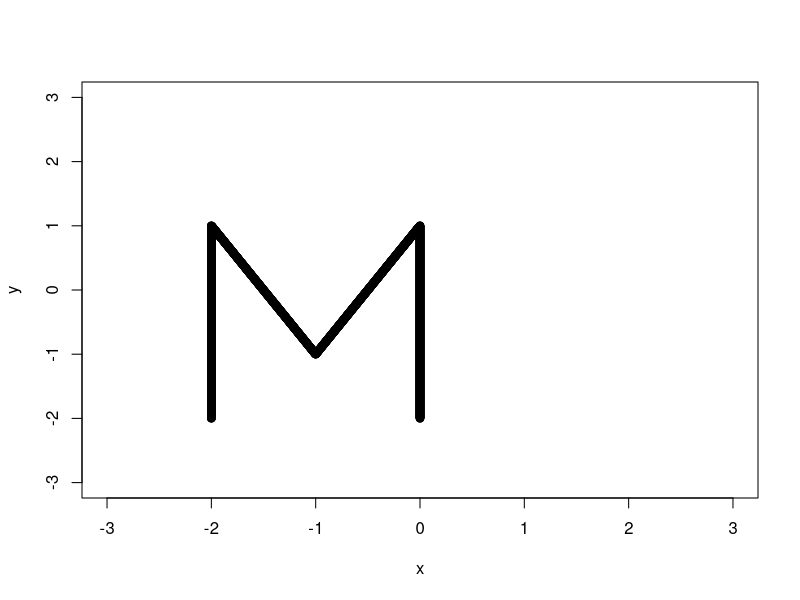
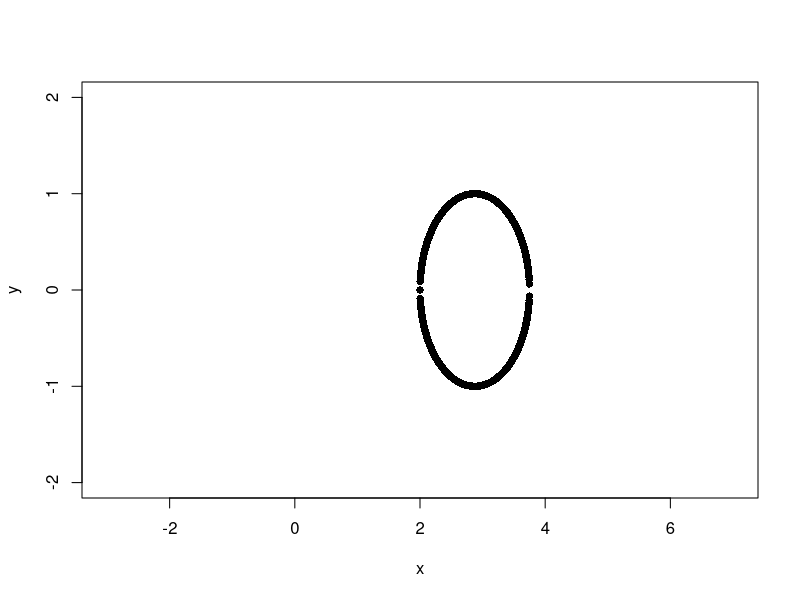
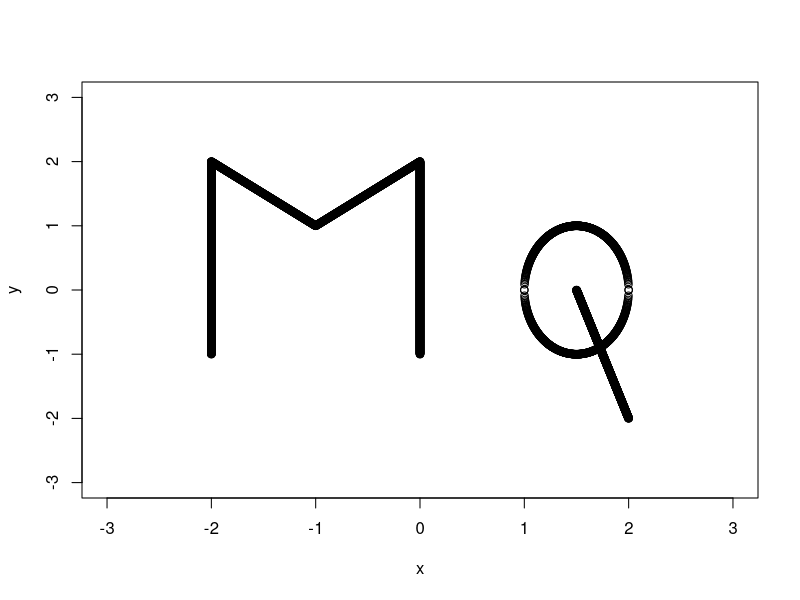
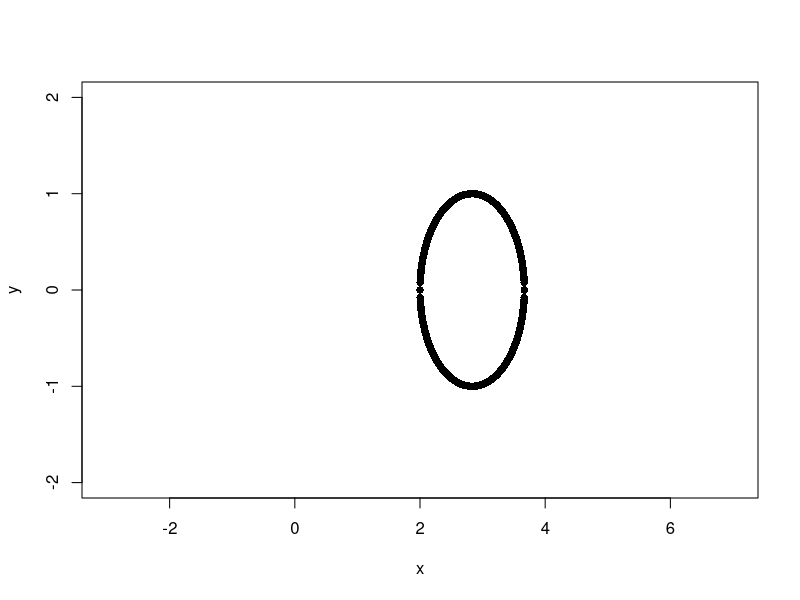
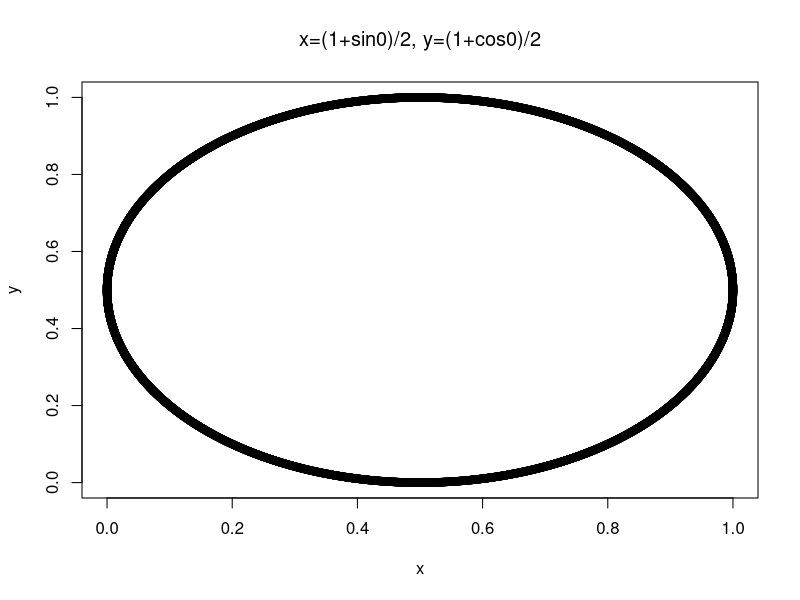
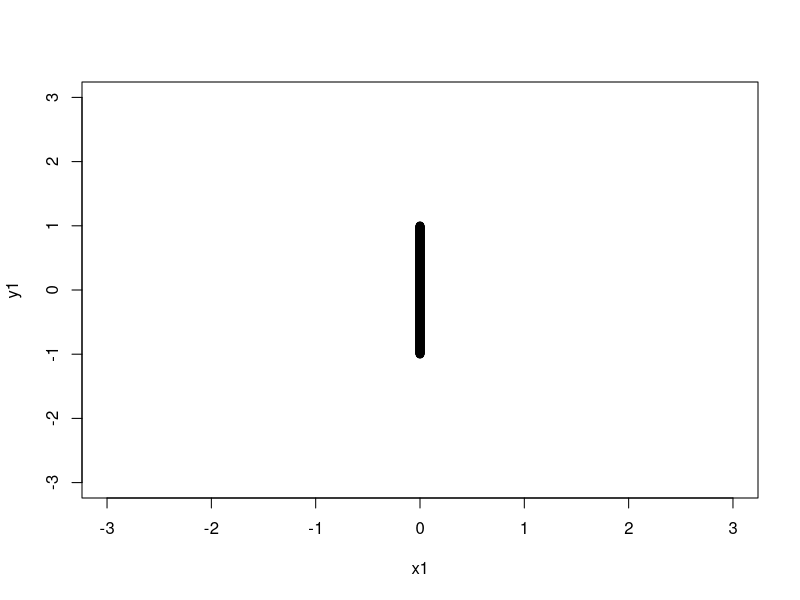
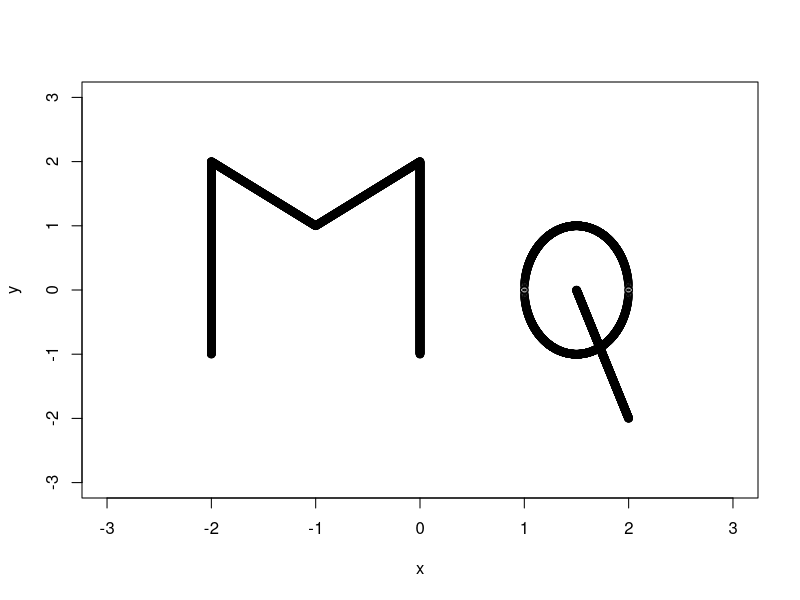
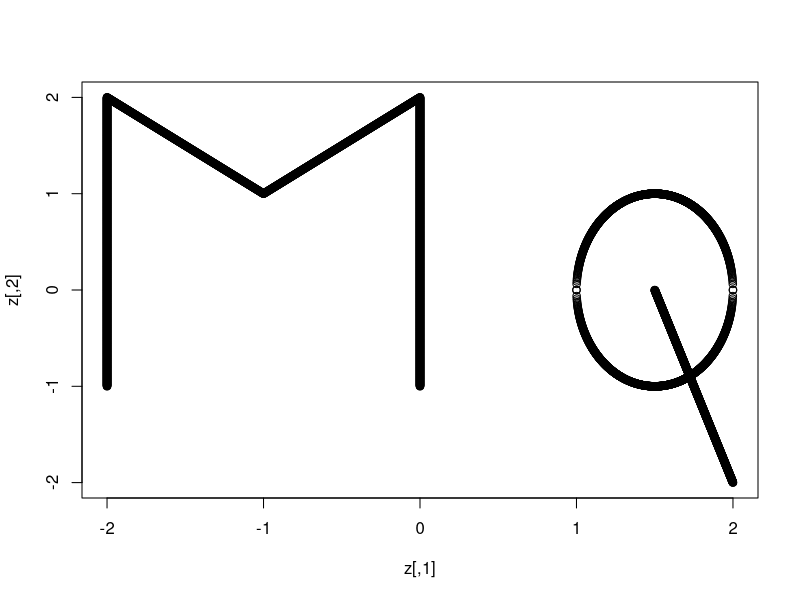

Write R code to recreate these figures, in order. (Note: this script raises an error after producing the figures.)
## ---- chunk 1
#Assignment One of the most useful applications for linear algebra in data science is image manipulation. We often need to compress, expand, warp, skew, etc. images. To do so, we left multiply a transformation matrix by each of the point vectors.
#For this assignment, build the first letters for both your first and last name using point plots in R. For example, the following code builds an H. x=c(rep(0,500),seq(0,1,length.out=1000), rep(1,500)) y=c(seq(-1,1,length.out=500),rep(0,1000), seq(-1,1,length.out=500)) z=rbind(x,y) plot(y~x, xlim=c(-3,3), ylim=c(-3,3)) Then, write R code that will left multiply (%>%) a square matrix (x) against each of the vectors of points (y). Initially, that square matrix will be the Identity matrix.
#Use a loop that changes the transformation matrix incrementally to demonstrate 1) shear, 2) scaling, 3) rotation , and 4) projection in animated fashion.
#Hint: Use x11() to open a new plotting window in R. Upload your document as a .RMD file. explain every step of solution
## ---- chunk 2
x=c(rep(-2,1000), seq(-2,-1,length.out=1000), seq(-1,0,length.out=1000), rep(0,1000))
y=c(seq(-2,1,length.out=1000), seq(1,-1,length.out=1000),  seq(-1,1,length.out=1000), seq(-2,1,length.out=1000))
z=rbind(x,y)
plot(y~x, xlim=c(-3,3), ylim=c(-3,3))
## ---- chunk 3
#Plots out Initials CC. 
x = c(seq(2,5.5,length.out = 1000), seq(2,5.5,length.out = 1000))
y = c(sqrt(1-(seq(0,4.0,length.out = 1000)-1)^2), -sqrt(1-(seq(0,4.0,length.out = 1000)-1)^2))
z = rbind(x,y)
plot(y~x, xlim = c(-3,7), ylim = c(-2,2), pch = 16)
## ---- chunk 4
x=c(rep(-2,1000),seq(-2,-1,length.out=500), seq(-1,0,length.out=500), rep(0,1000), seq(1,2,length.out = 500), seq(1,2,length.out = 500), seq(1.5,2,length.out=1000))
y=c(seq(-1,2,length.out=1000),seq(2, 1,length.out=500), seq(1, 2,length.out=500), seq(2,-1,length.out=1000), sqrt(1-(seq(0,2.0,length.out = 500)-1)^2), -sqrt(1-(seq(0,2.0,length.out = 500)-1)^2),seq(0,-2,length.out=1000))
z=rbind(x,y)
plot(y~x, xlim=c(-3,3), ylim=c(-3,3))
## ---- chunk 5
#Plots out Initials CC. 
x = c(seq(2,4.5,length.out = 1000), seq(2,4.5,length.out = 1000))
y = c(sqrt(1-(seq(0,3.0,length.out = 1000)-1)^2), -sqrt(1-(seq(0,3.0,length.out = 1000)-1)^2))
z = rbind(x,y)
plot(y~x, xlim = c(-3,7), ylim = c(-2,2), pch = 16)
## ---- chunk 6
theta <- seq(0,2*pi,0.001)
x <- 0.5 + 0.5*sin(theta)
y <- 0.5 + 0.5*cos(theta)
plot(x, y)
title(main= substitute(paste('x=(1+sin',theta,')/2, y=(1+cos', theta, ')/2')))
## ---- chunk 7
# Vertical line of J
x1 = rep(0, 1000)
y1 = seq(-1, 1, length.out=1000)
plot(y1~x1, xlim=c(-3,3), ylim=c(-3,3))
## ---- chunk 8
x=c(rep(-2,1000),seq(-2,-1,length.out=500), seq(-1,0,length.out=500), rep(0,1000), seq(1,2,length.out = 1000), seq(1,2,length.out = 1000), seq(1.5,2,length.out=1000))
y=c(seq(-1,2,length.out=1000),seq(2, 1,length.out=500), seq(1, 2,length.out=500), seq(2,-1,length.out=1000), sqrt(1-(seq(0,2.0,length.out = 1000)-1)^2), -sqrt(1-(seq(0,2.0,length.out = 1000)-1)^2),seq(0,-2,length.out=1000))
z=rbind(x,y)
plot(y~x, xlim=c(-3,3), ylim=c(-3,3))
## ---- chunk 9
# matrix from the x and y coordinates
coord_matrix = matrix(c(x, y), ncol=2)
coord_matrix

## ---- chunk 10
# Identity matrix plug in with k to convert to scaling matrix
k <- 2
identity_matrix <- matrix(c(k, 0, 0, k), ncol=2)
scale_matrix <- identity_matrix
scale_matrix
## ---- chunk 11
for (k in 1:5) {
identity_matrix <- matrix(c(k, 0, 0, k), ncol=2)
scale_matrix <- identity_matrix
transformed_matrix_scale= coord_matrix %*% scale_matrix
z<-transformed_matrix_scale
plot(z)
}
## ---- chunk 12
plot(transformed_matrix_shear)
## ---- chunk 13
# Horizontal Shear

k<-2
shear_matrix <- matrix(c(1, 0, k, 1), ncol=2)

transformed_matrix_shear = coord_matrix %*% shear_matrix
z<-transformed_matrix_shear
plot(z)

## ---- chunk 14
# Vertical Shear

k<-2
shear_matrix <- matrix(c(1, k, 0, 1), ncol=2)

transformed_matrix_shear = coord_matrix %*% shear_matrix
z<-transformed_matrix_shear
plot(z)

## ---- chunk 15
# x-axis Reflection Matrix

reflection_matrix <- matrix(c(1, 0, 0, -1), ncol=2)

transformed_matrix_reflection = coord_matrix %*% reflection_matrix
z<-transformed_matrix_reflection
plot(z)
## ---- chunk 16
# y-axis Reflection Matrix

reflection_matrix <- matrix(c(-1, 0, 0, 1), ncol=2)

transformed_matrix_reflection = coord_matrix %*% reflection_matrix
z<-transformed_matrix_reflection
plot(z)
## ---- chunk 17
# Reflection across the line y=x

reflection_matrix <- matrix(c(0, 1, 1, 0), ncol=2)

transformed_matrix_reflection = coord_matrix %*% reflection_matrix
z<-transformed_matrix_reflection
plot(z)
## ---- chunk 18
#Projection onto x=axis

Projection_matrix <- matrix(c(1, 0, 0, 0), ncol=2)

transformed_matrix_projection = coord_matrix %*% Projection_matrix
z<-transformed_matrix_projection
plot(z)

## ---- chunk 19
#Projection onto y=axis

Projection_matrix <- matrix(c(0, 0, 0, 1), ncol=2)

transformed_matrix_projection = coord_matrix %*% Projection_matrix
z<-transformed_matrix_projection
plot(z)
